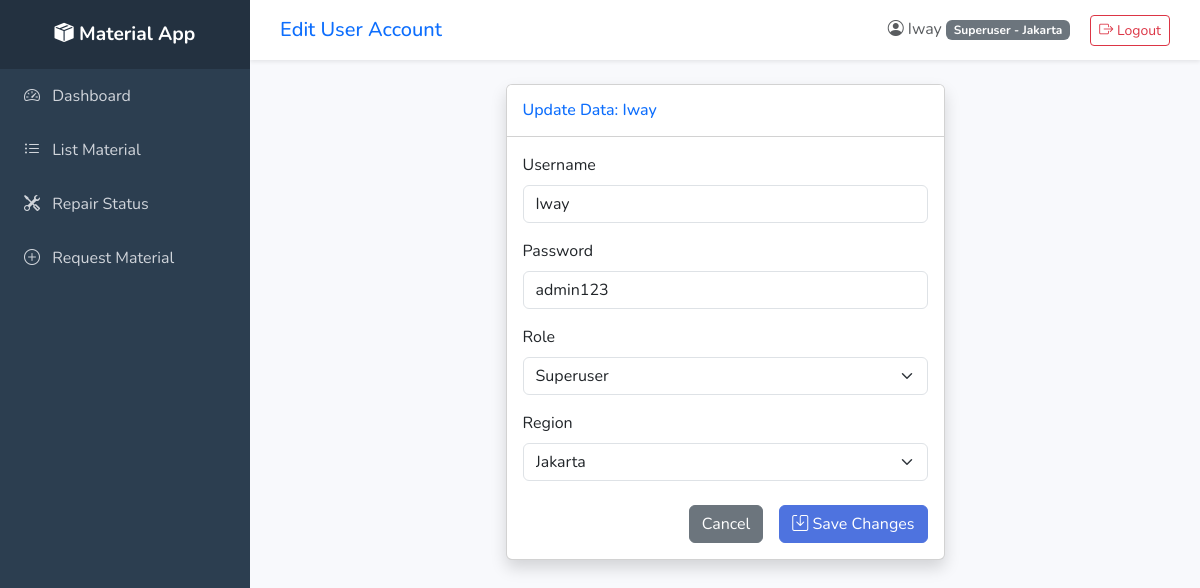
The app's page /edit_account/1 (signed in) with its own data.
### tables this page shows
CREATE TABLE users (
        id INTEGER PRIMARY KEY AUTOINCREMENT,
        username TEXT UNIQUE,
        password TEXT,
        role TEXT,
        region TEXT
    );

### backend/routes.py (the view, shortened to what this page needs)
@main_bp.route('/edit_account/<int:user_id>', methods=['GET', 'POST'])
@admin_required
def edit_account(user_id):
    db = get_db()
    user = db.execute("SELECT * FROM users WHERE id=?", (user_id,)).fetchone()
    regions = ['Jakarta', 'Kalimantan', 'Maluku', 'Natuna', 'NTT', 'Sumatera', 'Sulawesi']
    return render_template('edit_account.html', user=user, regions=regions)

### backend/database.py (called while the page is built)
def get_db():
    db = getattr(g, '_database', None)
    if db is None:
        db = g._database = sqlite3.connect(DATABASE)
        db.row_factory = sqlite3.Row
    return db

### backend/routes.py (called while the page is built)
def admin_required(f):
    @wraps(f)
    def decorated_function(*args, **kwargs):
        if 'user_id' not in session:
            return redirect(url_for('auth.login'))
        if session.get('role') not in ['Superuser', 'Jakarta']:
            flash("Akses ditolak. Hanya Jakarta/Superuser yang bisa mengakses halaman ini.", "error")
            return redirect(url_for('main.dashboard'))
        return f(*args, **kwargs)
    return decorated_function

### frontend/templates/edit_account.html (shortened to what this page needs)
{% extends 'base.html' %}
{% block page_title %}Edit User Account{% endblock %}
{% block content %}
<div class="row justify-content-center">
    <div class="col-lg-6">
        <div class="card shadow mb-4">
            <div class="card-header bg-white py-3">
                <h6 class="m-0 font-weight-bold text-primary">Update Data: {{ user.username }}</h6>
            </div>
            <div class="card-body">
                <form method="post">
                    <div class="mb-3">
                        <label class="form-label">Username</label>
                        <input type="text" name="username" value="{{ user.username }}" class="form-control" required>
                    </div>
                    <div class="mb-3">
                        <label class="form-label">Password</label>
                        <input type="text" name="password" value="{{ user.password }}" class="form-control" required>
                    </div>
                    <div class="mb-3">
                        <label class="form-label">Role</label>
                        <select name="role" class="form-select">
                            <option value="Superuser" {% if user.role == 'Superuser' %}selected{% endif %}>Superuser</option>
                        </select>
                    </div>
                    <div class="mb-4">
                        <label class="form-label">Region</label>
                        <select name="region" class="form-select">
                            {% for r in regions %}<option value="{{ r }}" {% if user.region == r %}selected{% endif %}>{{ r }}</option>{% endfor %}
                        </select>
                    </div>
                    <div class="d-grid gap-2 d-md-flex justify-content-md-end">
                        <a href="{{ url_for('main.accounts') }}" class="btn btn-secondary me-md-2">Cancel</a>
                        <button type="submit" class="btn btn-primary"><i class="bi bi-save"></i> Save Changes</button>
                    </div>
                </form>
            </div>
        </div>
    </div>
</div>
{% endblock %}

### frontend/templates/base.html (shortened to what this page needs)
<!DOCTYPE html>
<html lang="en">
<head>
    <link href="https://cdn.jsdelivr.net/npm/bootstrap@5.3.0/dist/css/bootstrap.min.css" rel="stylesheet">
    <link rel="stylesheet" href="https://cdn.jsdelivr.net/npm/bootstrap-icons@1.11.1/font/bootstrap-icons.css">
    <link href="{{ url_for('static', filename='style.css') }}" rel="stylesheet">
</head>
<body>
{% if session.get('user_id') %}
<div class="wrapper">
    <nav id="sidebar">
        <div class="sidebar-header">
            <i class="bi bi-box-seam-fill"></i> Material App
        </div>
        <ul class="components">
            <li>
                <a href="{{ url_for('main.dashboard') }}" class="{% if request.endpoint == 'main.dashboard' %}active{% endif %}">
                    <i class="bi bi-speedometer2 me-2"></i> Dashboard
                </a>
            </li>
            <li>
                <a href="{{ url_for('main.materials') }}" class="{% if request.endpoint == 'main.materials' %}active{% endif %}">
                    <i class="bi bi-list-ul me-2"></i> List Material
                </a>
            </li>
            <li>
                <a href="{{ url_for('main.repair_status') }}" class="{% if request.endpoint == 'main.repair_status' %}active{% endif %}">
                    <i class="bi bi-tools me-2"></i> Repair Status
                </a>
            </li>
            {% if role == 'Jakarta' or role == 'Superuser' %}
            <li>
                <a href="{{ url_for('main.approvals') }}" class="{% if request.endpoint == 'main.approvals' %}active{% endif %}">
                    <i class="bi bi-clipboard-check me-2"></i> Approval Request
                </a>
            </li>
            <li>
                <a href="{{ url_for('main.accounts') }}" class="{% if request.endpoint == 'main.accounts' %}active{% endif %}">
                    <i class="bi bi-people me-2"></i> Manage Accounts
                </a>
            </li>
            {% else %}
            <li>
                <a href="{{ url_for('main.request_material') }}" class="{% if request.endpoint == 'main.request_material' %}active{% endif %}">
                    <i class="bi bi-plus-circle me-2"></i> Request Material
                </a>
            </li>
            {% endif %}
        </ul>
    </nav>
    <div id="content">
        <nav class="topbar">
            <h5 class="m-0 font-weight-bold text-primary">{% block page_title %}{% endblock %}</h5>
            <div class="dropdown">
                <span class="me-3 text-muted">
                    <i class="bi bi-person-circle"></i> {{ session.get('username') }}
                    <span class="badge bg-secondary">{{ session.get('role') }} - {{ session.get('region') }}</span>
                </span>
                <a href="{{ url_for('auth.logout') }}" class="btn btn-outline-danger btn-sm">
                    <i class="bi bi-box-arrow-right"></i> Logout
                </a>
            </div>
        </nav>
        <div class="container-fluid p-4">
            {% block content %}{% endblock %}
        </div>
    </div>
</div>
{% else %}
    {% block login_content %}{% endblock %}
{% endif %}
</body>
</html>

### frontend/static/style.css (style rules this page uses)
:root { --primary-color: #4e73df; --sidebar-bg: #2c3e50; --sidebar-hover: #34495e; --content-bg: #f8f9fc; }
body { font-family: 'Nunito', 'Segoe UI', Tahoma, Geneva, Verdana, sans-serif; background-color: var(--content-bg); }
.wrapper { display: flex; width: 100%; min-height: 100vh; }
#sidebar { width: 250px; background-color: var(--sidebar-bg); color: white; transition: all 0.3s; position: fixed; height: 100vh; z-index: 999; }
#sidebar .sidebar-header { padding: 20px; background-color: #233140; text-align: center; font-weight: 700; font-size: 1.2rem; }
#sidebar ul.components { padding: 0; list-style: none; }
#sidebar ul li a { padding: 15px 20px; display: block; color: #d1d5db; text-decoration: none; transition: 0.3s; border-left: 4px solid transparent; }
#content { width: calc(100% - 250px); margin-left: 250px; min-height: 100vh; display: flex; flex-direction: column; }
.topbar { background-color: white; height: 60px; box-shadow: 0 2px 4px rgba(0,0,0,0.08); display: flex; align-items: center; padding: 0 30px; justify-content: space-between; }
.btn-primary { background-color: var(--primary-color); border-color: var(--primary-color); }

### records on screen
users: get "Iway", get "Superuser", get "Jakarta", username "Iway", password "admin123", role "Superuser", region "Jakarta"
